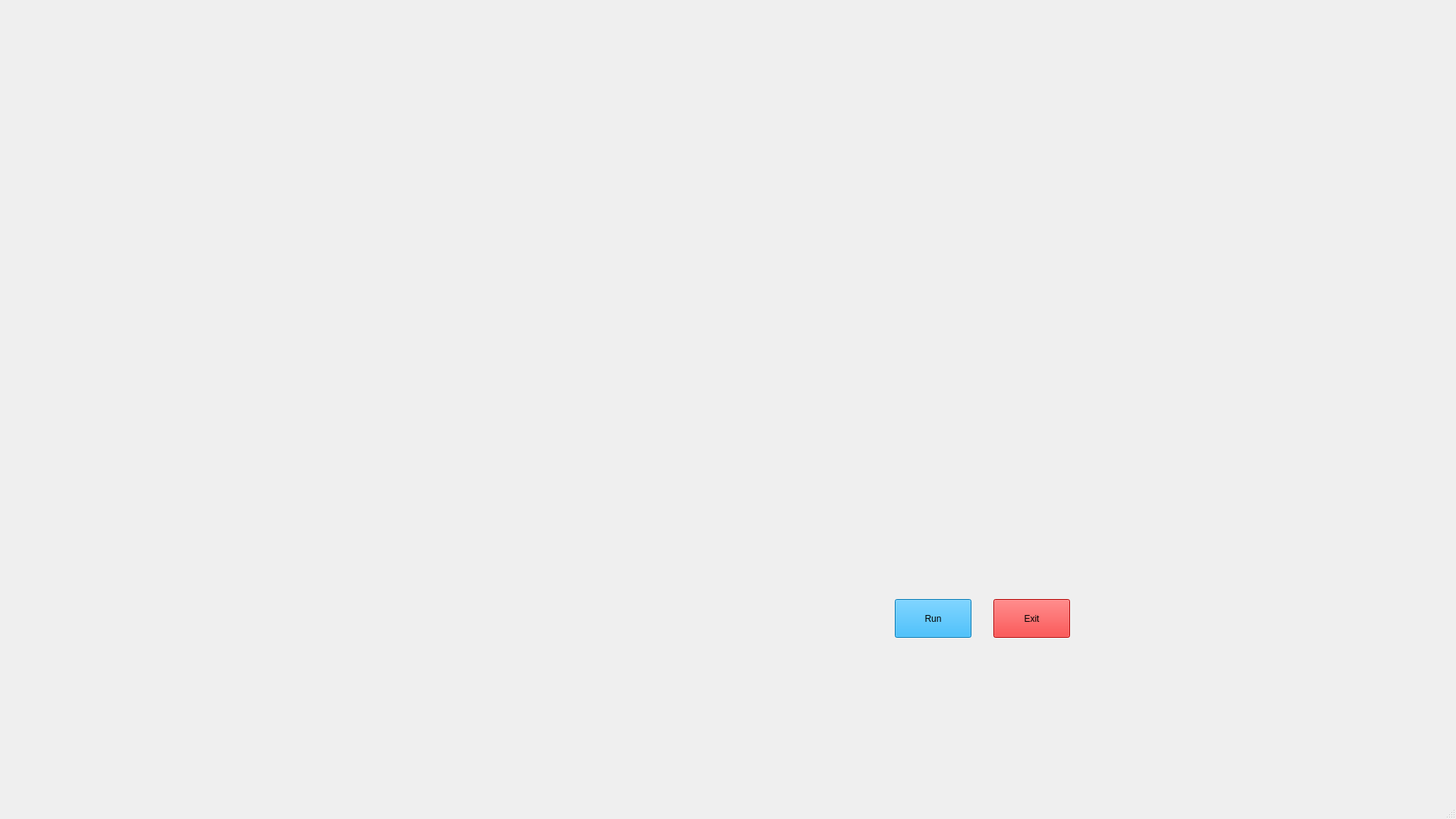
<?xml version="1.0" encoding="UTF-8"?>
<ui version="4.0">
 <class>MainWindow</class>
 <widget class="QMainWindow" name="MainWindow">
  <property name="geometry">
   <rect>
    <x>0</x>
    <y>0</y>
    <width>1920</width>
    <height>1080</height>
   </rect>
  </property>
  <property name="windowTitle">
   <string>MainWindow</string>
  </property>
  <widget class="QWidget" name="centralwidget">
   <widget class="QLabel" name="label">
    <property name="geometry">
     <rect>
      <x>0</x>
      <y>0</y>
      <width>1440</width>
      <height>900</height>
     </rect>
    </property>
    <property name="text">
     <string/>
    </property>
    <property name="pixmap">
     <pixmap>Jarvis/utils/images/live_wallpaper.gif</pixmap>
    </property>
    <property name="scaledContents">
     <bool>true</bool>
    </property>
   </widget>
   <widget class="QPushButton" name="pushButton">
    <property name="geometry">
     <rect>
      <x>1180</x>
      <y>790</y>
      <width>101</width>
      <height>51</height>
     </rect>
    </property>
    <property name="styleSheet">
     <string notr="true">background-color: rgb(0, 170, 255);
font: 75 18pt &quot;MS Shell Dlg 2&quot;;</string>
    </property>
    <property name="text">
     <string>Run</string>
    </property>
   </widget>
   <widget class="QPushButton" name="pushButton_2">
    <property name="geometry">
     <rect>
      <x>1310</x>
      <y>790</y>
      <width>101</width>
      <height>51</height>
     </rect>
    </property>
    <property name="styleSheet">
     <string notr="true">background-color:rgb(255, 0, 0);
font: 75 18pt &quot;MS Shell Dlg 2&quot;;</string>
    </property>
    <property name="text">
     <string>Exit</string>
    </property>
   </widget>
   <widget class="QLabel" name="label_2">
    <property name="geometry">
     <rect>
      <x>10</x>
      <y>10</y>
      <width>401</width>
      <height>91</height>
     </rect>
    </property>
    <property name="text">
     <string/>
    </property>
    <property name="pixmap">
     <pixmap>Jarvis/utils/images/initiating.gif</pixmap>
    </property>
   </widget>
   <widget class="QTextBrowser" name="textBrowser">
    <property name="geometry">
     <rect>
      <x>640</x>
      <y>30</y>
      <width>291</width>
      <height>61</height>
     </rect>
    </property>
    <property name="styleSheet">
     <string notr="true">font: 75 16pt &quot;MS Shell Dlg 2&quot;;
background-color:transparent;
border-radius:none;
</string>
    </property>
   </widget>
   <widget class="QTextBrowser" name="textBrowser_2">
    <property name="geometry">
     <rect>
      <x>930</x>
      <y>30</y>
      <width>291</width>
      <height>61</height>
     </rect>
    </property>
    <property name="styleSheet">
     <string notr="true">font: 75 16pt &quot;MS Shell Dlg 2&quot;;
background-color:transparent;
border-radius:none;</string>
    </property>
   </widget>
   <widget class="QTextBrowser" name="textBrowser_3">
    <property name="geometry">
     <rect>
      <x>1000</x>
      <y>500</y>
      <width>431</width>
      <height>281</height>
     </rect>
    </property>
    <property name="styleSheet">
     <string notr="true">font: 11pt &quot;MS Shell Dlg 2&quot;;
background-color:transparent;</string>
    </property>
   </widget>
  </widget>
  <widget class="QMenuBar" name="menubar">
   <property name="geometry">
    <rect>
     <x>0</x>
     <y>0</y>
     <width>1440</width>
     <height>26</height>
    </rect>
   </property>
  </widget>
  <widget class="QStatusBar" name="statusbar"/>
 </widget>
 <resources/>
 <connections/>
</ui>
